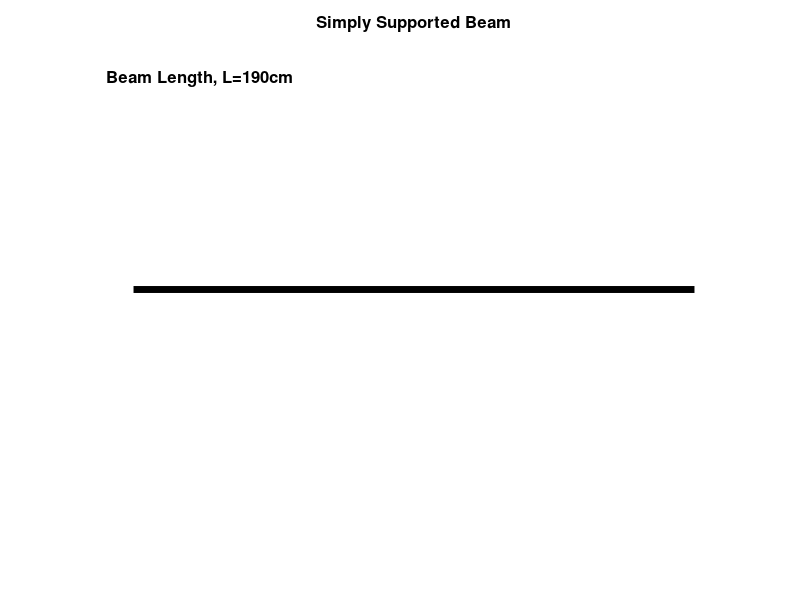

This chart was generated by the following MATLAB code: (Note: this script raises an error after producing the figure.)
%Generates *.xml scripts for Moodle Embedded answers [cloze] 
%question name - Combined Level 4
%Created by Stecia-Marie Fletcher for the project ,'Intoducing e-learning
%environments to the Biomedical Engineering Programme', supervised by Dr. Pilar 
%Garcia Souto
%UCL Department: Medical Physics and Bioengineering
%Date: July 2014
%version 1.0

comb4=fopen('combined4.xml','w');

fprintf(comb4,'%s','<?xml version="1.0" encoding="UTF-8"?>');
fprintf(comb4,'\n%s','<quiz>');

for i=1:1:100
    
% Start Image

l=randi([15,20]);
L=l*10;

%Plotting the beam

y1=0;
y2=0;
x1=0;
x2=L;

a=plot([x1,x2],[y1,y2],'Color','black','linewidth',5);

hold on

axis([-10 L+10 -1.5 1.5]);

title('Simply Supported Beam','FontSize',12, 'FontWeight','bold');

axis off

%Indicating the beam length on the plot

L_unit=strcat('Beam Length, L= ',num2str(L),'cm');

text(-9,1.3, L_unit,'FontSize',12,'FontWeight','bold');

%Reaction Forces

arrow([0,-0.75],[0,0],'LineWidth',3)

text(-2,-0.85,'R1','Fontsize',12,'FontWeight','bold')

arrow([L,-0.75],[L,0],'LineWidth',3)

text(L-2,-0.85,'R2','Fontsize',12,'Fontweight','bold');

%Plotting 1st distributed load

p1=randi([2,round(l/4)]);
P1=p1*10;
yr=0.05;
hr=0.3;
wr=randi([3,round(l/4)]);
WR=wr*10;
rectangle('Position',[P1,yr,WR,hr],'LineWidth',4,'EdgeColor','r','FaceColor','g');

%Plotting 2nd distributed load

p2=randi([p1+wr+1,l-5]);
P2=p2*10;
yr2=0.05;
hr2=0.3;
wr2=randi([3,round(l/4)]);
WR2=wr2*10;
rectangle('Position',[P2,yr2,WR2,hr2],'LineWidth',4,'EdgeColor','r','FaceColor','g');

%Labelling 1st distributed load

w=randi([15,50]);
W=w*10;
W_label=strcat(num2str(W),'N');

text(P1+(WR/3),0.15,W_label,'fontsize',12,'fontweight','bold');

%Labelling 2nd distributed load

w2=randi([15,50]);
W2=w2*10;
W2_label=strcat(num2str(W2),'N');

text(P2+(WR2/4),0.15,W2_label,'fontsize',12,'fontweight','bold');

%Labelling distances

d1_label=strcat(num2str(P1),'cm');
d2_label=strcat(num2str(WR),'cm');

d3_label=strcat(num2str(P2),'cm');
d4_label=strcat(num2str(WR2),'cm');

arrow([P1/2,-0.1],[0,-0.1],'LineWidth',2);
arrow([P1/2,-0.1],[P1,-0.1],'LineWidth',2);

arrow([P1+(WR/2),-0.1],[P1,-0.1],'LineWidth',2);
arrow([P1+(WR/2),-0.1],[P1+WR,-0.1],'LineWidth',2);

plot([P2,P2],[0,-0.5],'LineStyle','--','Color','black','LineWidth',1.5);
plot([P2+WR2,P2+WR2],[0,-0.5],'LineStyle','--','Color','black','LineWidth',1.5);

arrow([P1/2,-0.5],[0,-0.5],'LineWidth',2);
arrow([P1/2,-0.5],[P2,-0.5],'LineWidth',2);

arrow([P2+(WR2/2),-0.5],[P2,-0.5],'LineWidth',2);
arrow([P2+(WR2/2),-0.5],[P2+WR2,-0.5],'LineWidth',2);

text(P1/3,-0.2,d1_label,'fontsize',12,'fontweight','bold');

text(P1+WR/3,-0.2,d2_label,'fontsize',12,'fontweight','bold');

text(P2/3,-0.6,d3_label,'fontsize',12,'fontweight','bold');

text(P2+WR2/3,-0.6,d4_label,'fontsize',12,'fontweight','bold');

%Indicating level

rectangle('Position',[L-5*L/20+5,1.3,L/20,0.1],'Curvature',[1,1],'LineWidth',1.5,'FaceColor','y');
rectangle('Position',[L-4*L/20+5,1.3,L/20,0.1],'Curvature',[1,1],'LineWidth',1.5,'FaceColor','y');
rectangle('Position',[L-3*L/20+5,1.3,L/20,0.1],'Curvature',[1,1],'LineWidth',1.5,'FaceColor','y');
rectangle('Position',[L-2*L/20+5,1.3,L/20,0.1],'Curvature',[1,1],'LineWidth',1.5,'FaceColor','y');
rectangle('Position',[L-L/20+5,1.3,L/20,0.1],'Curvature',[1,1],'LineWidth',1.5);


%Showing x direction

arrow([0,-1.2],[L/4,-1.2],'linewidth',2);

text(L/4+L/40,-1.2,'x','Fontsize',12,'fontweight','bold');

imgname=strcat('level4a_',num2str(i),'.jpg');

saveas(a,imgname);

hold off

%Drawing equivalent free body diagram with point loads

%Plotting the beam

y1b=0;
y2b=0;
x1b=0;
x2b=L;

b=plot([x1b,x2b],[y1b,y2b],'Color','black','linewidth',5);

hold on

axis([-10 L+10 -1.5 1.5]);

title('Simply Supported Beam','FontSize',12, 'FontWeight','bold');

axis off

%Indicating the beam length on the plot

L_unit_b=strcat('Beam Length, L= ',num2str(L),'cm');

text(-9,1.3, L_unit_b,'FontSize',12,'FontWeight','bold');

%Reaction Forces

arrow([0,-0.75],[0,0],'LineWidth',3)

text(-2,-0.85,'R1','Fontsize',12,'FontWeight','bold')

arrow([L,-0.75],[L,0],'LineWidth',3)

text(L-2,-0.85,'R2','Fontsize',12,'Fontweight','bold');

%Plotting 1st point load

P=P1+WR/2;
arrow([P,0.75],[P,0],'LineWidth',3)

%Labelling  1st point load

W_label_b=strcat(num2str(W),'N');

text(P-5,0.85,W_label_b,'fontsize',12,'fontweight','bold')

%Plotting 2nd point load

Pb=P2+WR2/2;
arrow([Pb,0.75],[Pb,0],'LineWidth',3)

%Labelling 2nd point load

W2_label_b=strcat(num2str(W2),'N');

text(Pb-5,0.85,W2_label_b,'fontsize',12,'fontweight','bold')

plot([Pb,Pb],[0,-0.5],'LineStyle','--','LineWidth',1.5,'Color','black');

%Labelling distances

d_label=strcat(num2str(P),'cm');

if P>=L/2
         
arrow([P/2,-0.1],[0,-0.1],'LineWidth',2);
arrow([P/2,-0.1],[P,-0.1],'LineWidth',2);

text(P/3,-0.2,d_label,'fontsize',12,'fontweight','bold');

else
    
    arrow([P+L/2,-0.1],[L,-0.1],'LineWidth',2);
    arrow([P+L/2,-0.1],[P,-0.1],'LineWidth',2);
    
  LP=L-P;
    
    text(P+(LP/3),-0.2,strcat(num2str(L-P),'cm'),'fontsize',12,'fontweight','bold');
    
end 

db_label=strcat(num2str(Pb),'cm');
db2_label=strcat(num2str(L-Pb),'cm');

if P>=L/2
    
    arrow([Pb/2,-0.5],[0,-0.5],'LineWidth',2);
arrow([Pb/2,-0.5],[Pb,-0.5],'LineWidth',2);

text(Pb/3,-0.2,db_label,'fontsize',12,'fontweight','bold');

else 
    
 arrow([(Pb+L)/2,-0.5],[L,-0.5],'LineWidth',2);
    arrow([(Pb+L)/2,-0.5],[Pb,-0.5],'LineWidth',2);
    
  LP2=L-Pb;
    
    text(Pb+(LP2/3),-0.6,db2_label,'fontsize',12,'fontweight','bold');
    
end

%Showing x direction

arrow([0,-1.2],[L/4,-1.2],'linewidth',2);

text(L/4+L/40,-1.2,'x','Fontsize',12,'fontweight','bold');

imgname=strcat('level4b_',num2str(i),'.jpg');

saveas(b,imgname);

hold off

%End image

fprintf(comb4,'\n<!--question %d-->',i);
fprintf(comb4,'\n%s','<question type="cloze">');

fprintf(comb4,'\n%s','<name>');
fprintf(comb4,'\n<text>Combined %d Level 4</text>',i);
fprintf(comb4,'\n%s','</name>');

fprintf(comb4,'\n%s','<questiontext format="html">');
fprintf(comb4,'\n%s','<text>');
fprintf(comb4,'\n%s','<![CDATA[<p><img style="width: 625px; heght: 500px; margin-right: auto; margin-left: auto; display: block;"');
fprintf(comb4,'src="http://www.ucl.ac.uk/~wmapsfl/moodle/combined4/level4a_%d.jpg"',i);
fprintf(comb4,'%s','alt="Beamplot" width="30 height="30"/></p>');

fprintf(comb4,'\n%s','<p style="text-align: left;">Consider a simply supported beam as shown above with length L.</p>');
fprintf(comb4,'\n%s','<p style="text-align: left;">There are two supports at either end of the beam,which generate reaction forces R1 and R2, at positions x=0 and x=L respectively.</p>');
fprintf(comb4,'\n%s','<p style="text-align: left;">There are two Uniformly Distributed Loads (UDLs) acting on the beam as shown in the diagram.</p>');
fprintf(comb4,'\n%s','<p style="text-align: left;">Below is the equivalent Free Body Diagram using only Point Loads.</p>');

fprintf(comb4,'\n%s','<p><img style="width: 625px; heght: 500px; margin-right: auto; margin-left: auto; display: block;"');
fprintf(comb4,'src="http://www.ucl.ac.uk/~wmapsfl/moodle/combined4/level4b_%d.jpg"',i);
fprintf(comb4,'%s','alt="Beamplot" width="30 height="30"/></p>');


fprintf(comb4,'\n%s','<pstyle="text-align: left;" >Using the convention that upward forces and anti-clockwise moments are positive, and the information given:');
fprintf(comb4,'\n%s','<p>a) Calculate the reaction forces R1 and R2 to the nearest whole number.');

%Calculating reaction forces

R2=((W*P)+(W2*Pb))/L;

R1=W+W2-R2;

fprintf(comb4,'\n%s','<p style="text-align: center;" >');
fprintf(comb4,'R1 = {1:NUMERICAL:=%3.0f:1#Good job!~*#Sorry. Try again.} N</p>',R1);
fprintf(comb4,'\n%s','<p style="text-align: center;" >');
fprintf(comb4,'R2 = {1:NUMERICAL:=%3.0f:1#Good job!~*#Sorry. Try again.} N</p>',R2);

fprintf(comb4,'\n%s','<p style="text-align: left;">b) Calculate and draw the Shear Force Diagram (SFD) on paper and identify the following values:</p>');

%Calculating shear force

SFA=R1;
SFB=R1;
SFC=R1-W;
SFD=R1-W;
SFF=R1-W-W2;

fprintf(comb4,'\n%s','<p style="text-align: left;">Shear Force just to the right of A i.e (x=0).</p>');
fprintf(comb4,'\n%s','<p style="text-align: center;">');
fprintf(comb4,'{1:NUMERICAL:=%3.0f:1#Good job!~*#Sorry. Try again.} N</p>',SFA);

fprintf(comb4,'\n<p style="text-align: left;">Shear Force just to the right of B i.e. (x=%d).</p>',P1);
fprintf(comb4,'\n%s','<p style="text-align: center;">');
fprintf(comb4,'{1:NUMERICAL:=%3.0f:1#Good job!~*#Sorry. Try again.} N</p>',SFB);

fprintf(comb4,'\n<p style="text-align: left;">Shear Force just to the right of C i.e. (x=%d).</p>',(P1+WR));
fprintf(comb4,'\n%s','<p style="text-align: center;">');
fprintf(comb4,'{1:NUMERICAL:=%3.0f:1#Good job!~*#Sorry. Try again.} N</p>',SFC);

fprintf(comb4,'\n<p style="text-align: left;">Shear Force just to the right of D i.e. (x=%d).</p>',P2);
fprintf(comb4,'\n%s','<p style="text-align: center;">');
fprintf(comb4,'{1:NUMERICAL:=%3.0f:1#Good job!~*#Sorry. Try again.} N</p>',SFD);

fprintf(comb4,'\n<p style="text-align: left;">Shear Force just to the right of F i.e. (x=%d).</p>',(P2+WR2));
fprintf(comb4,'\n%s','<p style="text-align: center;">');
fprintf(comb4,'{1:NUMERICAL:=%3.0f:1#Good job!~*#Sorry. Try again.} N</p>',SFF);

fprintf(comb4,'\n%s','<p style="text-align: left;">Shear Force just to the right of G i.e (x=L).</p>');
fprintf(comb4,'\n%s','<p style="text-align: center;">');
fprintf(comb4,'{1:NUMERICAL:=%3.0f:1#Good job!~*#Sorry. Try again.} N</p>',0);

fprintf(comb4,'\n%s','<p style="text-align:left;">From the drop down menus below indicate how the indicated points are connected in the SFD</p>');
fprintf(comb4,'\n%s','<p>1) A and B {1:MULTICHOICE:Either a horizontal or vertical line.~=A combination of horizontal and vertical lines.~A line with a slope.~A curve}</p>');

fprintf(comb4,'\n%s','<p>2) B and C {1:MULTICHOICE:Either a horizontal or vertical line.~A combination of horizontal and vertical lines.~=A line with a slope.~A curve}</p>');

fprintf(comb4,'\n%s','<p>3) C and D {1:MULTICHOICE:=Either a horizontal or vertical line.~A combination of horizontal and vertical lines.~A line with a slope.~A curve}</p>');

fprintf(comb4,'\n%s','<p>4) D and F {1:MULTICHOICE:Either a horizontal or vertical line.~A combination of horizontal and vertical lines.~=A line with a slope.~A curve}</p>');

fprintf(comb4,'\n%s','<p>5) F and G {1:MULTICHOICE:Either a horizontal or vertical line.~=A combination of horizontal and vertical lines.~A line with a slope.~A curve}</p>');



%Calculating the bending moments

%Converting cm to m

Lm=L/100;
P1m=P1/100;
P1_2=P1+WR;
P1_2m=P1_2/100;
P2m=P2/100;
P2_2=P2+WR2;
P2_2m=P2_2/100;
WRm=WR/100;
WR2m=WR2/100;
Pm=P/100;
Pbm=Pb/100;

BMA=0;
BMB=abs(R1*P1m);
BMC=abs(R1*P1_2m-W*(WRm/2));
BMD=abs(R2*(Lm-P2m)-W2*(WR2m/2));
BMF=abs(R2*(Lm-P2_2m));
BMG=0;

fprintf(comb4,'\n%s','<p style="text-align: left;">c) Calculate and draw the Bending Moment Diagram (BMD) on paper and identify the following values:</p>');

fprintf(comb4,'\n%s','<p style="text-align: left;">Bending moment at A.</p>');
fprintf(comb4,'\n%s','<p style="text-align: center;">');
fprintf(comb4,'{1:NUMERICAL:=%3.0f:1#Good job!~*#Sorry. Try again.} N.m</p>',0);

fprintf(comb4,'\n%s','<p style="text-align: left;">Bending Moment at B.</p>');
fprintf(comb4,'\n%s','<p style="text-align: center;">');
fprintf(comb4,'{1:NUMERICAL:=%3.0f:1#Good job!~*#Sorry. Try again.} N.m</p>',BMB);

fprintf(comb4,'\n%s','<p style="text-align: left;">Bending Moment at C.</p>');
fprintf(comb4,'\n%s','<p style="text-align: center;">');
fprintf(comb4,'{1:NUMERICAL:=%3.0f:1#Good job!~*#Sorry. Try again.} N.m</p>',BMC);

fprintf(comb4,'\n%s','<p style="text-align: left;">Bending Moment at D.</p>');
fprintf(comb4,'\n%s','<p style="text-align: center;">');
fprintf(comb4,'{1:NUMERICAL:=%3.0f:1#Good job!~*#Sorry. Try again.} N.m</p>',BMD);

fprintf(comb4,'\n%s','<p style="text-align: left;">Bending Moment at F.</p>');
fprintf(comb4,'\n%s','<p style="text-align: center;">');
fprintf(comb4,'{1:NUMERICAL:=%3.0f:1#Good job!~*#Sorry. Try again.} N.m</p>',BMF);

fprintf(comb4,'\n%s','<p style="text-align: left;">Bending Moment at G.</p>');
fprintf(comb4,'\n%s','<p style="text-align: center;">');
fprintf(comb4,'{1:NUMERICAL:=%3.0f:1#Good job!~*#Sorry. Try again.} N.m</p>',0);

fprintf(comb4,'\n%s','<p style="text-align:left;">From the drop down menus below indicate how the indicated points are connected in the BMD</p>');

fprintf(comb4,'\n%s','<p>1) A and B {1:MULTICHOICE:Either a horizontal or vertical line.~A combination of horizontal and vertical lines.~=A line with a slope.~A curve}</p>');

fprintf(comb4,'\n%s','<p>2) B and C {1:MULTICHOICE:Either a horizontal or vertical line.~A combination of horizontal and vertical lines.~A line with a slope.~=A curve}</p>');

fprintf(comb4,'\n%s','<p>3) C and D {1:MULTICHOICE:Either a horizontal or vertical line.~A combination of horizontal and vertical lines.~=A line with a slope.~A curve}</p>');

fprintf(comb4,'\n%s','<p>4) D and F {1:MULTICHOICE:Either a horizontal or vertical line.~A combination of horizontal and vertical lines.~A line with a slope.~=A curve}</p>');

fprintf(comb4,'\n%s','<p>5) C and D {1:MULTICHOICE:Either a horizontal or vertical line.~A combination of horizontal and vertical lines.~=A line with a slope.~A curve}</p>');

fprintf(comb4,'\n%s','<p style="text-align:left;">d) Where does the maximum bending moment occur?</p>');

%Calculations for X1

if W>=R1
m=(SFC-SFB)/WR;
c=SFB-(m*P1);
X1=(-1*c)/m;
X1m=X1/100;
if X1<P
    BM_Max=abs(R1*X1m);
else
    BM_Max=abs((R1*X1m)-(W*abs(X1m-Pm)));
end
else
m=(SFF-SFD)/WR2;
c=SFD-(m*P2);
X1=(-1*c)/m;
X1m=X1/100;
Lm=L/100;
if X1>Pb
    BM_Max=abs(R2*(Lm-X1m));
else
    BM_Max=abs((R2*(Lm-X1m))-(W*abs(X1m-Pbm)));
end
end

fprintf(comb4,'\n%s','<p style="text-align: center;">');
fprintf(comb4,'{1:NUMERICAL:=%3.0f:1#Good job!The BMD is a maximum at the x intercept of the SFD.~*#Sorry. Try again.The BMD is a maximum at the x intercept of the SFD.} cm</p>',X1);

fprintf(comb4,'\n%s','<p style="text-align:left;">d) What is the maximum bending moment?</p>');
fprintf(comb4,'\n%s','<p style="text-align: center;">');
fprintf(comb4,'{1:NUMERICAL:=%3.0f:1#Good job!The BMD is a maximum at the x intercept of the SFD.~*#Sorry. Try again.The BMD is a maximum at the x intercept of the SFD.} N.m</p>]]>',BM_Max);

fprintf(comb4,'\n%s','</text>');
fprintf(comb4,'\n%s','</questiontext>');



fprintf(comb4,'\n%s','<penalty>0</penalty>');
fprintf(comb4,'\n%s','<hidden>0</hidden>');





fprintf(comb4,'\n%s','</question>');
end 
fprintf(comb4,'\n%s','</quiz>');